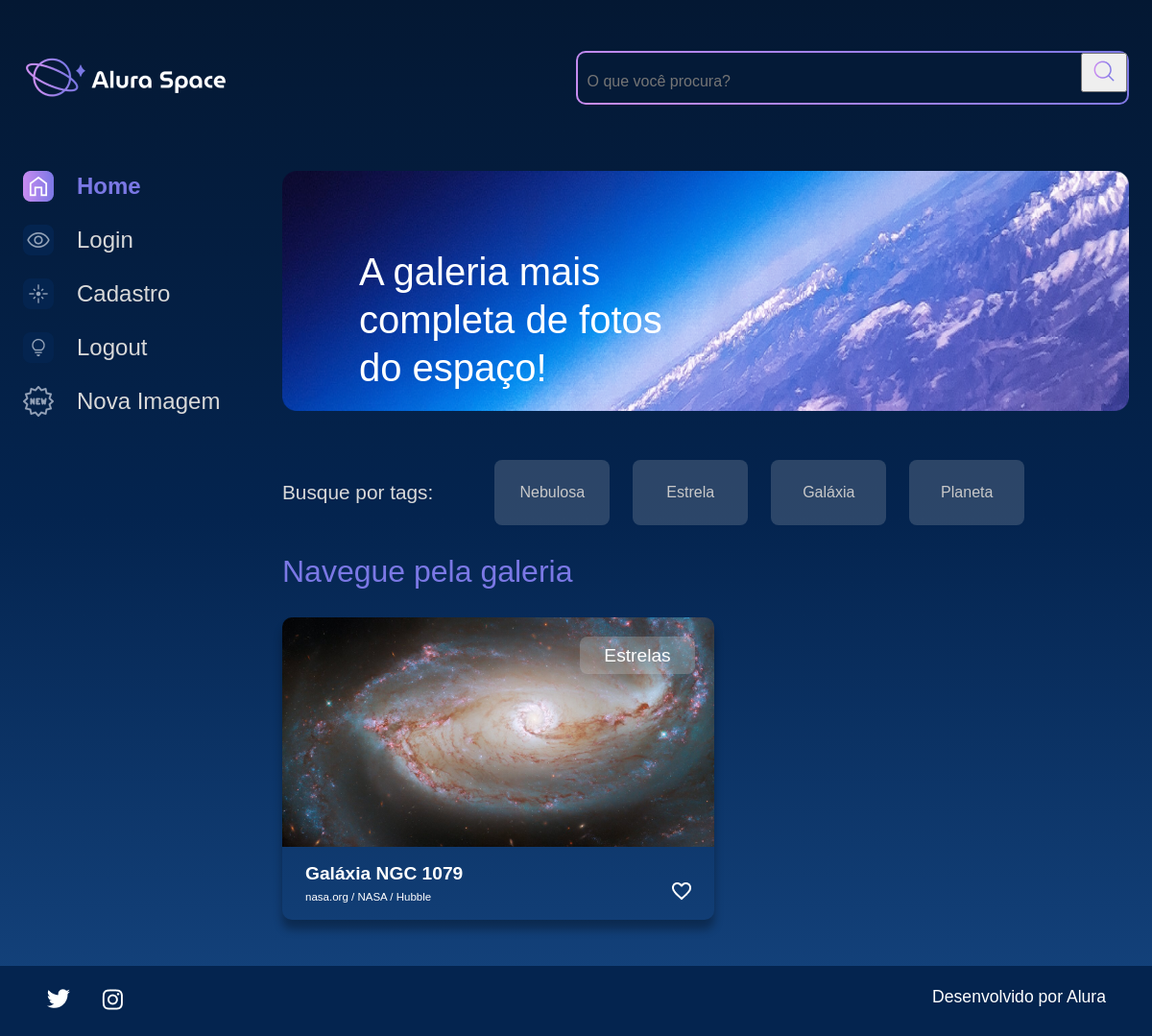
Before: /filtro/GALÁXIA with the older database file.
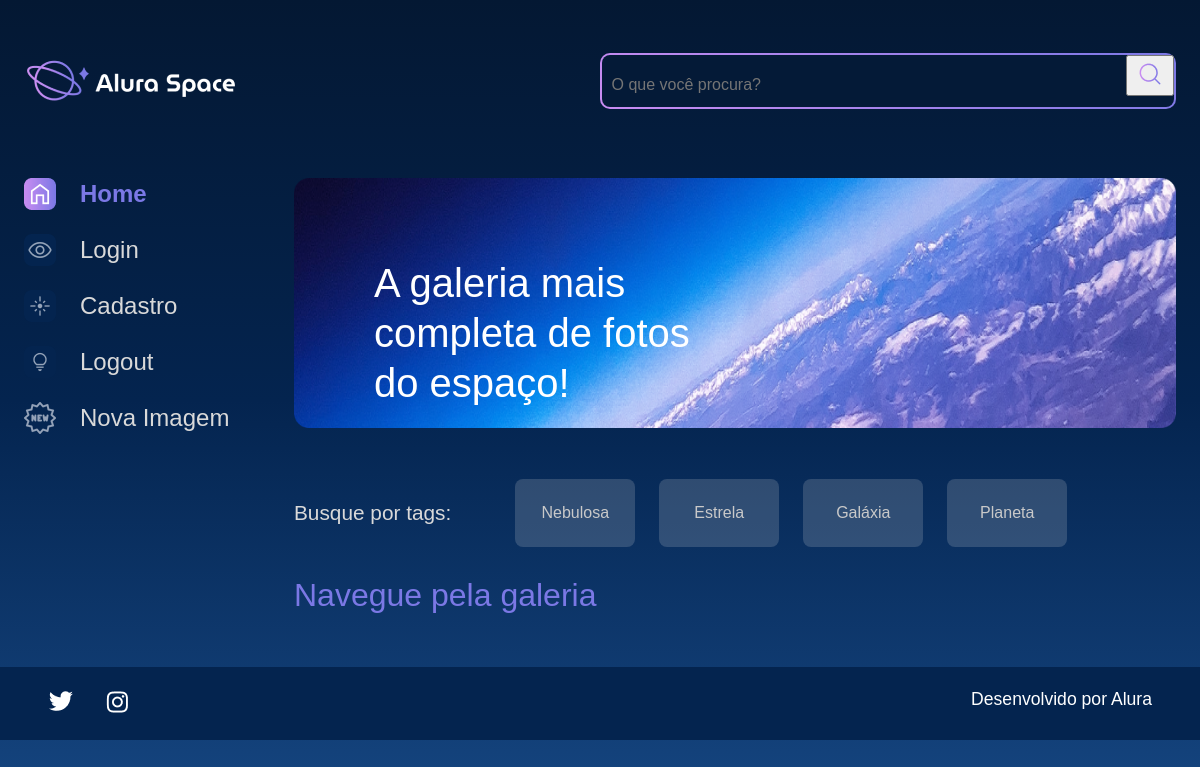
After: the same page with the newer database file.
### apps/galeria/models.py (models this page shows, shortened)
class Fotografia(models.Model):
    OPCOES_CATEGORIA = [
        ("NEBULOSA", "Nebulosa"),
        ("ESTRELA", "Estrela"),
        ("GALÁXIA", "Galáxia"),
        ("PLANETA", "Planeta")
    ]
    nome = models.CharField(max_length=100, null=False, blank=False)
    legenda = models.CharField(max_length=150, null=False, blank=False)
    categoria = models.CharField(max_length=100, choices=OPCOES_CATEGORIA, default='')
    descricao = models.TextField(null=False, blank=False)
    foto = models.ImageField(upload_to="fotos/%Y/%m/%d/", blank=True)
    publicada = models.BooleanField(default=True)
    data_fotografia = models.DateTimeField(default=datetime.now, blank=False)
    usuario = models.ForeignKey(
        to=User,
        on_delete=models.SET_NULL,
        null=True,
        blank=False,
        related_name='user'
    )

### apps/galeria/views.py (the view)
# urls.py: path('filtro/<str:categoria>', filtro, name='filtro'),
def filtro(request, categoria):
    fotografias = Fotografia.objects.order_by("-data_fotografia").filter(publicada=True).filter(categoria=categoria)
    return render(request, 'galeria/index.html', {"cards": fotografias})

### templates/galeria/index.html (shortened to what this page needs)
{% extends 'shared/base.html' %}
{% load static %}
{% block content %}
            <section class="conteudo">
                <section class="banner">
                    <img class="banner__imagem" src="{% static 'assets/imagens/Banner(2).png' %}" alt="banner Alura Space">
                    <h1 class="banner__titulo"> A galeria mais completa de fotos do espaço!</h1>
                </section>
                <section class="tags">
                    <p class="tags__titulo">Busque por tags:</p>
                    <ul class="tags__lista">
                        <li class="tags__tag"><a href="{% url 'filtro' 'NEBULOSA' %}" class="btn" style="color: #c9c9c9">Nebulosa</a></li>
                        <li class="tags__tag"><a href="{% url 'filtro' 'ESTRELA' %}" class="btn" style="color: #c9c9c9">Estrela</a></li>
                        <li class="tags__tag"><a href="{% url 'filtro' 'GALÁXIA' %}" class="btn" style="color: #c9c9c9">Galáxia</a></li>
                        <li class="tags__tag"><a href="{% url 'filtro' 'PLANETA' %}" class="btn" style="color: #c9c9c9">Planeta</a></li>
                    </ul>
                </section>
                <section class="galeria">
                    <div class="cards">
                        <h2 class="cards__titulo">Navegue pela galeria</h2>
                        <ul class="cards__lista">
                            {% if cards %}
                            {% for fotografia in cards %}
                            <li class="card">
                                <a href="{% url 'imagem' fotografia.id %}">
                                {% if fotografia.foto == "" or fotografia.foto == null %}
                                    <img class="card__imagem" src="{% static 'assets/imagens/galeria/not-found.png'%}" alt="foto">
                                {% else %}
                                    <img class="card__imagem" src="{{ fotografia.foto.url }}" alt="foto">
                                {% endif %}
                                </a>
                                <span class="card__tag">Estrelas</span>
                                <div class="card__info">
                                    <p class="card__titulo">{{fotografia.nome}}</p>
                                    <div class="card__texto">
                                        <p class="card__descricao">{{fotografia.legenda}}</p>
                                        <span>
                                            <img src="{% static 'assets/ícones/1x/favorite_outline.png' %}" alt="ícone de coração">
                                        </span>
                                    </div>
                                </div>
                            </li>
                            {% endfor %}
                            {% endif %}
                        </ul>
                    </div>
                </section>
            </section>
        </main>
    </div>
{% endblock %}

### templates/shared/base.html (shortened to what this page needs)
{% load static %}
<!DOCTYPE html>
<html lang="pt-br">
<head>
    <link rel="stylesheet" href="{% static 'styles/style.css' %}">
</head>
<body>
    {% include 'partials/_menu.html' %}
    {% block content %}{% endblock %}
    {% include 'partials/_footer.html' %}
</body>
</html>

### templates/partials/_menu.html (shortened to what this page needs)
{% load static %}
<div class="pagina-inicial">
    <header class="cabecalho">
        <img src="{% static 'assets/logo/Logo(2).png' %}" alt="Logo da Alura Space" />
        <div class="cabecalho__busca">
            <div class="busca__fundo">
                <form action="{% url 'buscar' %}">
                    <input class="busca__input" type="text" name="buscar" placeholder="O que você procura?">
                    <button type="submit">
                        <img class="busca__icone" src="{% static 'assets/ícones/1x/search.png' %}" alt="ícone de search">
                    </button>
                </form>
            </div>
        </div>
    </header>
    <main class="principal">
        <section class="menu-lateral">
            <nav class="menu-lateral__navegacao">
                <a href="{% url 'index' %}"><img src="{% static 'assets/ícones/1x/Home - ativo.png' %}"> Home</a>
                <a href="{% url 'login' %}"><img src="{% static 'assets/ícones/1x/Mais vistas - inativo.png' %}"> Login</a>
                <a href="{% url 'cadastro' %}"><img src="{% static 'assets/ícones/1x/Novas - inativo.png' %}"> Cadastro</a>
                <a href="{% url 'logout' %}"><img src="{% static 'assets/ícones/1x/Surpreenda-me - inativo.png' %}"> Logout</a>
                <a href="{% url 'nova_imagem' %}"><img src="{% static 'assets/ícones/1x/new02.png' %}"> Nova Imagem</a>
            </nav>
        </section>

### templates/partials/_footer.html
{% load static %}
<footer class="rodape">
    <div class="rodape__icones">
        <a href="https://twitter.com/AluraOnline" target=”_blank” >
            <img src="{% static 'assets/ícones/1x/twitter.png' %}" alt="ícone twitter">
        </a>
        <a href="https://www.instagram.com/aluraonline/" target=”_blank” >
            <img src="{% static 'assets/ícones/1x/instagram.png' %}" alt="ícone instagram">
        </a>
    </div>
    <p class="rodape__texto">Desenvolvido por Alura</p>
</footer>

### setup/static/styles/style.css (style rules this page uses)
html, body, div, span, applet, object, iframe, h1, h2, h3, h4, h5, h6, p, blockquote, pre, a, abbr, acronym, address, big, cite, code, del, dfn, em, img, ins, kbd, q, s, samp, small, strike, strong, sub, sup, tt, var, b, u, i, center, dl, dt, dd, ol, ul, li, fieldset, form, label, legend, table, caption, tbody, tfoot, thead, tr, th, td, article, aside, canvas, details, embed, figure, figcaption, footer, header, hgroup, menu, nav, output, ruby, section, summary, time, mark, audio, video { margin: 0; padding: 0; border: 0; font-size: 100%; font: inherit; vertical-align: baseline; }
article, aside, details, figcaption, figure, footer, header, hgroup, menu, nav, section { display: block; }
body { line-height: 1; font-family: 'Space Grotesk', sans-serif; min-height: 100vh; background: linear-gradient(#041833,#04244F,#154580); background-repeat: no-repeat; background-position: center; background-size: cover; }
ol, ul { list-style: none; }
.banner { width: auto; position: relative; margin-bottom: 1.5rem; }
.banner__imagem { width: 100%; }
.banner__titulo { color: #FFFFFF; font-size: 40px; width: 350px; line-height: 50px; position: absolute; top: 80px; left: 80px; }
.cabecalho { align-items: center; display: flex; justify-content: space-between; margin: 1.5rem 0 4rem 0; }
.cabecalho__busca { align-items: center; border-radius: 10px; background: linear-gradient(45deg, #C98CF1,#7B78E5); display: flex; height: auto; justify-content: space-between; padding: 2px; width: auto; }
.busca__fundo { align-items: center; background-color: #041A37; border-radius: 8px; display: flex; margin: 0 auto; width: 100%; }
.busca__input { align-items: center; background-color: transparent; border: none; font-size: 1rem; height: 24px; padding: 10px; width: 500px; }
.busca__icone { cursor: pointer; width: 2rem; height: 2rem; }
.cards { width: 100%; }
.cards__titulo { color: #7B78E5; font-size: 2rem; line-height: 3rem; margin-bottom: 1.5rem; }
.galeria { display: flex; width: 100%; }
.menu-lateral { padding-right: 1.5rem; box-sizing: border-box; min-width: 270px; }
.menu-lateral__navegacao { display: flex; flex-direction: column; }
.menu-lateral__navegacao a { font-family: 'Space Grotesk', sans-serif; align-items: center; display: flex; margin-bottom: 1.5rem; text-decoration: none; color: #D9D9D9; font-size: 24px; }
.menu-lateral__navegacao a:first-child { font-weight: bold; color: #7B78E5; }
.menu-lateral__navegacao img { margin-right: 1.5rem; }
.pagina-inicial { max-width: 1440px; padding: 1.5rem; margin: 0 auto; }
.principal { display: flex; justify-content: space-between; }
.rodape { background-color: #04244F; width: 100%; padding: 1.5rem 3rem; box-sizing: border-box; display: flex; justify-content: space-between; color: #FFFFFF; }
.rodape__icones { width: 80px; display: flex; justify-content: space-between; }
.rodape__texto { font-size: 1.1rem; }
.tags { padding: 1.5rem 0; display: flex; align-items: center; color: #D9D9D9; font-size: 1.3rem; }
.tags__titulo { margin-right: 4rem; }
.tags__lista { display: flex; }
.tags__tag { background-color: #D9D9D930; margin-right: 1.5rem; border-radius: 8px; padding: .8rem .5rem; width: 100px; text-align: center; border: 2px solid transparent; }
.btn { --bs-btn-padding-x: 0.75rem; --bs-btn-padding-y: 0.375rem; --bs-btn-font-family: ; --bs-btn-font-size: 1rem; --bs-btn-font-weight: 400; --bs-btn-line-height: 1.5; --bs-btn-color: #212529; --bs-btn-bg: transparent; --bs-btn-border-width: 1px; --bs-btn-border-color: transparent; --bs-btn-border-radius: 0.375rem; --bs-btn-hover-border-color: transparent; --bs-btn-box-shadow: inset 0 1px 0 rgba(255, 255, 255, 0.15),0 1px 1px rgba(0, 0, 0, 0.075); --bs-btn-disabled-opacity: 0.65; --bs-btn-focus-box-shadow: 0 0 0 0.25rem rgba(var(--bs-btn-focus-shadow-rgb), .5); display: inline-block; padding: var(--bs-btn-padding-y) var(--bs-btn-padding-x); font-family: var(--bs-btn-font-family); font-size: var(--bs-btn-font-size); font-weight: var(--bs-btn-font-weight); line-height: var(--bs-btn-line-height); color: var(--bs-btn-color); text-align: center; text-decoration: none; vertical-align: middle; cursor: pointer; -webkit-user-select: none; -moz-user-select: none; user-select: none; border: var(--bs-btn-border-width) solid var(--bs-btn-border-color); border-radius: var(--bs-btn-border-radius); background-color: var(--bs-btn-bg); transition: color .15s ease-in-out,background-color .15s ease-in-out,border-color .15s ease-in-out,box-shadow .15s ease-in-out; }

Changed rows visible on the page:
removed Fotografia: foto (picture), nome "Galáxia NGC 1079", legenda "nasa.org / NASA / Hubble"
